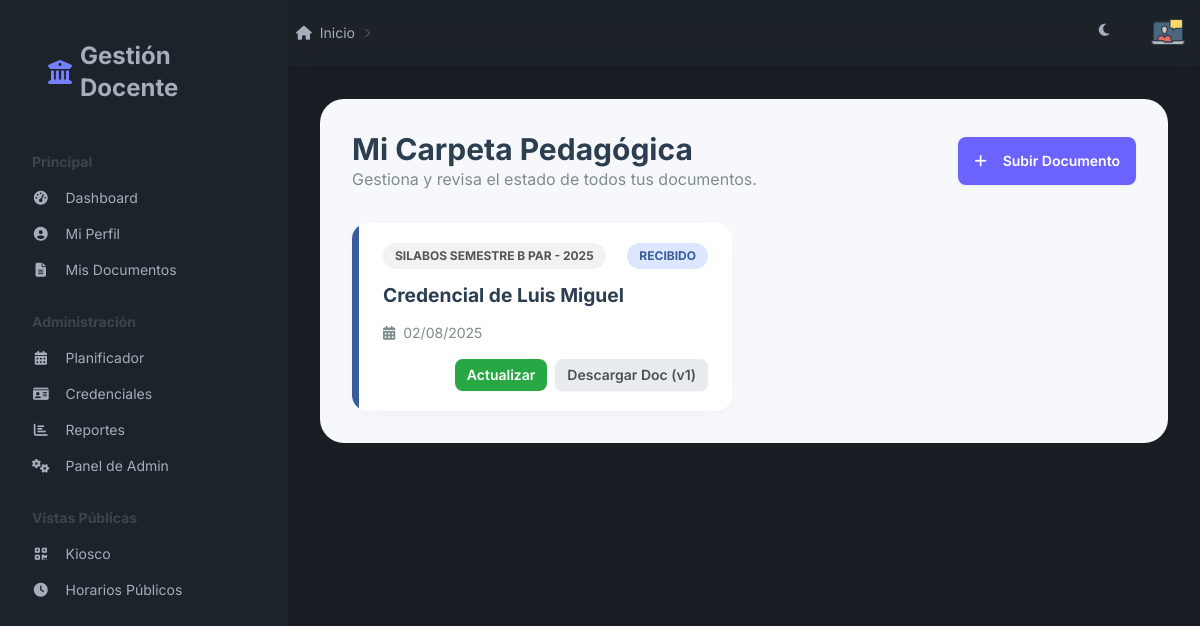
Page /documentos/ (signed in) on the committed database.
### core/models.py (models this page shows, shortened)
class Docente(AbstractUser):
    DISPONIBILIDAD_CHOICES = [('COMPLETO', 'Tiempo Completo (Mañana y Tarde)'), ('MANANA', 'Solo Mañana'), ('TARDE', 'Solo Tarde')]
    dni = models.CharField(max_length=8, unique=True, db_index=True)
    especialidades = models.ManyToManyField(Especialidad, related_name="docentes")
    disponibilidad = models.CharField(max_length=20, choices=DISPONIBILIDAD_CHOICES, default='COMPLETO')
    id_qr = models.UUIDField(default=uuid.uuid4, editable=False, unique=True)
    foto = models.ImageField(upload_to='fotos_docentes/', null=True, blank=True, default='fotos_docentes/placeholder.png')

class Documento(models.Model):
    ESTADOS_DOCUMENTO = [
        ('RECIBIDO', 'Recibido'),
        ('EN_REVISION', 'En Revisión'),
        ('APROBADO', 'Aprobado'),
        ('OBSERVADO', 'Observado'),
        ('VENCIDO', 'Vencido'),
    ]
    titulo = models.CharField(max_length=200)
    tipo_documento = models.ForeignKey(TipoDocumento, on_delete=models.CASCADE)
    docente = models.ForeignKey(Docente, on_delete=models.CASCADE, related_name='documentos')
    fecha_subida = models.DateTimeField(auto_now_add=True)
    fecha_vencimiento = models.DateField(null=True, blank=True, help_text="Opcional: Dejar en blanco si el documento no vence.")
    estado = models.CharField(max_length=20, choices=ESTADOS_DOCUMENTO, default='RECIBIDO')
    observaciones = models.TextField(blank=True, help_text="Notas internas para la administración.")

class TipoDocumento(models.Model):
    nombre = models.CharField(max_length=100)

class VersionDocumento(models.Model):
    documento = models.ForeignKey(Documento, on_delete=models.CASCADE, related_name='versiones')
    archivo = models.FileField(upload_to='documentos/%Y/%m/%d/')
    fecha_version = models.DateTimeField(auto_now_add=True)
    numero_version = models.PositiveIntegerField(editable=False)
    class Meta:
        ordering = ['-fecha_version']

### core/views.py (the view)
# urls.py: path('documentos/', views.lista_documentos, name='lista_documentos'),
@login_required
def lista_documentos(request):
    documentos = Documento.objects.filter(docente=request.user).prefetch_related('versiones').order_by('-fecha_subida')
    return render(request, 'lista_documentos.html', {'documentos': documentos})

### templates/lista_documentos.html (shortened to what this page needs)
{% extends 'base.html' %}
{% block content %}
<div class="content-wrapper">
    <div class="flex flex-col sm:flex-row justify-between items-start sm:items-center mb-8">
        <div>
            <h1 class="text-3xl font-bold" style="color: var(--text-dark);">Mi Carpeta Pedagógica</h1>
            <p style="color: var(--text-light);">Gestiona y revisa el estado de todos tus documentos.</p>
        </div>
        <a href="{% url 'subir_documento' %}" class="btn btn-main-action mt-4 sm:mt-0">
            <i class="fas fa-plus mr-2"></i>
            Subir Documento
        </a>
    </div>
    <div class="grid grid-cols-1 md:grid-cols-2 xl:grid-cols-3 gap-6">
        {% for documento in documentos %}
        <div class="doc-list-card status-{{ documento.estado }}">
            <div class="card-status-border"></div>
            <div class="doc-content">
                <div>
                    <div class="flex justify-between items-start">
                        <div class="badge-pastel badge-category">{{ documento.tipo_documento.nombre }}</div>
                        <div class="badge-pastel badge-{{ documento.estado }}">{{ documento.get_estado_display }}</div>
                    </div>
                    <h2 class="doc-title">{{ documento.titulo }}</h2>
                    <div class="doc-meta">
                        <span><i class="fas fa-calendar-alt"></i>{{ documento.fecha_subida|date:"d/m/Y" }}</span>
                    </div>
                </div>
                {% with ultima_version=documento.versiones.first %}
                {% if ultima_version %}
                <div class="flex justify-end items-center gap-2 mt-4">
                    <a href="{% url 'subir_nueva_version' documento.id %}" class="btn btn-update-action btn-sm">Actualizar</a>
                    <a href="{{ ultima_version.archivo.url }}" target="_blank" class="btn btn-secondary-action btn-sm">
                        Descargar Doc (v{{ ultima_version.numero_version }})
                    </a>
                </div>
                {% endif %}
                {% endwith %}
            </div>
        </div>
        {% endfor %}
    </div>
</div>
{% endblock %}

### templates/base.html (shortened to what this page needs)
{% load static %} <!DOCTYPE html>
<html lang="es" data-theme="dark"> <head>
    <link href="https://cdn.jsdelivr.net/npm/daisyui@4.7.2/dist/full.min.css" rel="stylesheet" type="text/css" />
    <script src="https://cdn.tailwindcss.com"></script>
    <link rel="stylesheet" href="https://cdnjs.cloudflare.com/ajax/libs/font-awesome/6.5.1/css/all.min.css">
</head>
<body class="bg-base-200">
    <div class="drawer lg:drawer-open">
        <div class="drawer-content flex flex-col bg-base-200">
            <div class="navbar bg-base-100/80 backdrop-blur-md sticky top-0 z-30 shadow-sm hidden lg:flex border-b border-base-300/50">
                <div class="flex-1">
                    <div class="text-sm breadcrumbs">
                        <ul>
                          <li><a><i class="fas fa-home mr-2"></i> Inicio</a></li>
                          <li><a>{% block breadcrumb %}{% endblock %}</a></li>
                        </ul>
                    </div>
                </div>
                <div class="flex-none gap-4">
                    <label class="swap swap-rotate btn btn-ghost btn-circle">
                        <i class="fas fa-moon swap-off fill-current w-5 h-5 transition-transform duration-300 ease-in-out"></i>
                    </label>
                    <div class="dropdown dropdown-end">
                        <label tabindex="0" class="btn btn-ghost btn-circle avatar">
                            <div class="w-10 rounded-full ring-2 ring-offset-2 ring-offset-base-100 ring-transparent hover:ring-primary transition-shadow duration-300">
                                <img src="{% if user.foto %}{{ user.foto.url }}{% else %}{% static 'placeholder.png' %}{% endif %}" />
                            </div>
                        </label>
                    </div>
                </div>
            </div>
            <main class="flex-1 p-6 lg:p-8 animate-fade-in">
                {% block content %}
                {% endblock %}
            </main>
        </div>
        <div class="drawer-side">
            <ul class="menu p-4 w-72 min-h-full bg-base-100 text-base-content">
                <li class="text-2xl font-bold p-4 mb-4">
                    <a href="{% url 'dashboard' %}" class="hover:text-primary transition-colors duration-300">
                        <i class="fas fa-university text-primary"></i>
                        Gestión Docente
                    </a>
                </li>
                <li class="menu-title"><span class="opacity-60">Principal</span></li>
                <li><a href="{% url 'dashboard' %}" class="group transition-all duration-300"><i class="fas fa-tachometer-alt fa-fw mr-2 group-hover:text-primary transition-colors duration-300"></i> Dashboard</a></li>
                <li><a href="{% url 'perfil' %}" class="group transition-all duration-300"><i class="fas fa-user-circle fa-fw mr-2 group-hover:text-primary transition-colors duration-300"></i> Mi Perfil</a></li>
                <li><a href="{% url 'lista_documentos' %}" class="group transition-all duration-300"><i class="fas fa-file-alt fa-fw mr-2 group-hover:text-primary transition-colors duration-300"></i> Mis Documentos</a></li>
                {% if user.is_staff %}
                <li class="menu-title"><span class="opacity-60 pt-4">Administración</span></li>
                <li><a href="{% url 'planificador_horarios' %}" class="group transition-all duration-300"><i class="fas fa-calendar-alt fa-fw mr-2 group-hover:text-primary transition-colors duration-300"></i> Planificador</a></li>
                <li><a href="{% url 'lista_credenciales' %}" class="group transition-all duration-300"><i class="fas fa-id-card fa-fw mr-2 group-hover:text-primary transition-colors duration-300"></i> Credenciales</a></li>
                <li><a href="{% url 'reporte_asistencia' %}" class="group transition-all duration-300"><i class="fas fa-chart-bar fa-fw mr-2 group-hover:text-primary transition-colors duration-300"></i> Reportes</a></li>
                <li><a href="/admin" target="_blank" class="group transition-all duration-300"><i class="fas fa-cogs fa-fw mr-2 group-hover:text-primary transition-colors duration-300"></i> Panel de Admin</a></li>
                {% endif %}
                <li class="menu-title"><span class="opacity-60 pt-4">Vistas Públicas</span></li>
                <li><a href="{% url 'kiosco_page' %}" target="_blank" class="group transition-all duration-300"><i class="fas fa-qrcode fa-fw mr-2 group-hover:text-primary transition-colors duration-300"></i> Kiosco</a></li>
                <li><a href="{% url 'vista_publica_horarios' %}" class="group transition-all duration-300"><i class="fas fa-clock fa-fw mr-2 group-hover:text-primary transition-colors duration-300"></i> Horarios Públicos</a></li>
            </ul>
        </div>
    </div>
</body>
</html>

### templates/base.html (style rules this page uses)
body { font-family: 'Inter', sans-serif; }
.animate-fade-in { animation: fadeIn 0.5s ease-out forwards; }

### templates/lista_documentos.html (style rules this page uses)
:root { --page-bg: #f7f8fc; --card-bg: #ffffff; --status-approved: #c8f7e1; --status-review: #ffe9d6; --status-observed: #fedde1; --status-received: #dce7ff; --text-approved: #2b7a5a; --text-review: #9c5a20; --text-observed: #9d3a44; --text-received: #3a5b9d; --btn-primary-bg: #6c63ff; --btn-primary-text: #ffffff; --btn-secondary-bg: #e9ecef; --btn-secondary-text: #495057; --btn-update-bg: #28a745; --btn-update-text: #ffffff; --text-dark: #2c3e50; --text-light: #7f8c8d; }
.content-wrapper { background-color: var(--page-bg); padding: 2rem; border-radius: 1.5rem; }
.doc-list-card { display: flex; background-color: var(--card-bg); border-radius: 1rem; transition: transform 0.3s ease, box-shadow 0.3s ease; box-shadow: 0 4px 15px -5px rgba(0, 0, 0, 0.05); overflow: hidden; }
.card-status-border { flex-shrink: 0; width: 7px; }
.status-RECIBIDO .card-status-border { background-color: var(--text-received); }
.doc-content { padding: 1.25rem 1.5rem; width: 100%; display: flex; flex-direction: column; justify-content: space-between; }
.badge-pastel { border-radius: 9999px; padding: 0.25rem 0.75rem; font-size: 0.75rem; font-weight: 700; text-transform: uppercase; }
.badge-category { background-color: #f2f2f2; color: #555; }
.badge-RECIBIDO { background-color: var(--status-received); color: var(--text-received); }
.doc-title { font-size: 1.2rem; font-weight: 700; color: var(--text-dark); margin-top: 0.75rem; }
.doc-meta { font-size: 0.875rem; color: var(--text-light); margin-top: 0.75rem; }
.doc-meta i { margin-right: 0.5rem; }
.btn-main-action { background-color: var(--btn-primary-bg); color: var(--btn-primary-text); font-weight: 600; border: none; }
.btn-secondary-action { background-color: var(--btn-secondary-bg); color: var(--btn-secondary-text); font-weight: 600; border: none; }
.btn-update-action { background-color: var(--btn-update-bg); color: var(--btn-update-text); font-weight: 600; border: none; }

### rows in the picture
Docente: foto (placeholder picture)
Documento: tipo_documento.nombre "SILABOS SEMESTRE B PAR - 2025", estado "RECIBIDO", titulo "Credencial de Luis Miguel", fecha_subida "02/08/2025", versiones.first.numero_version "1"
